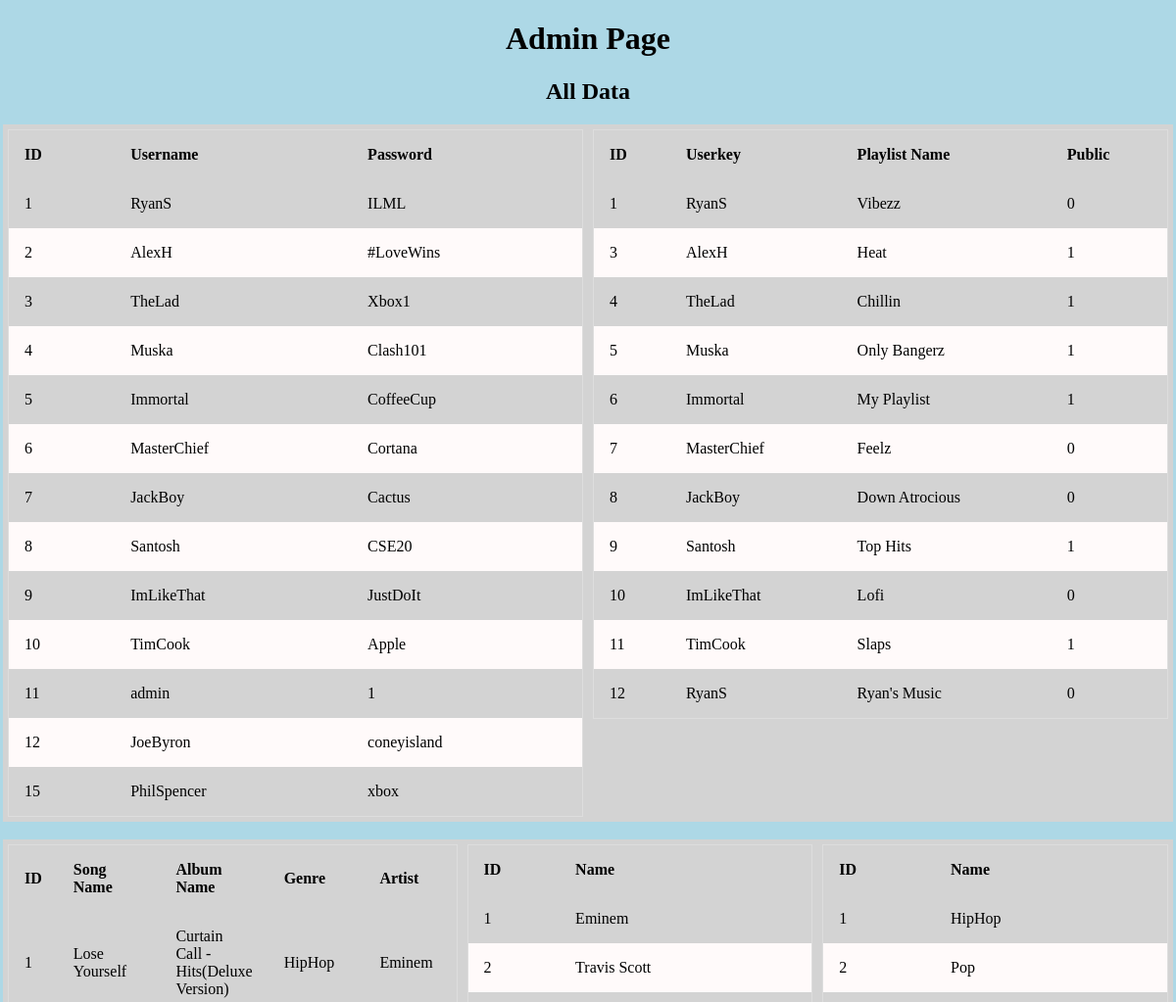
The page /admin (signed in, upper part) on the database as committed earlier.
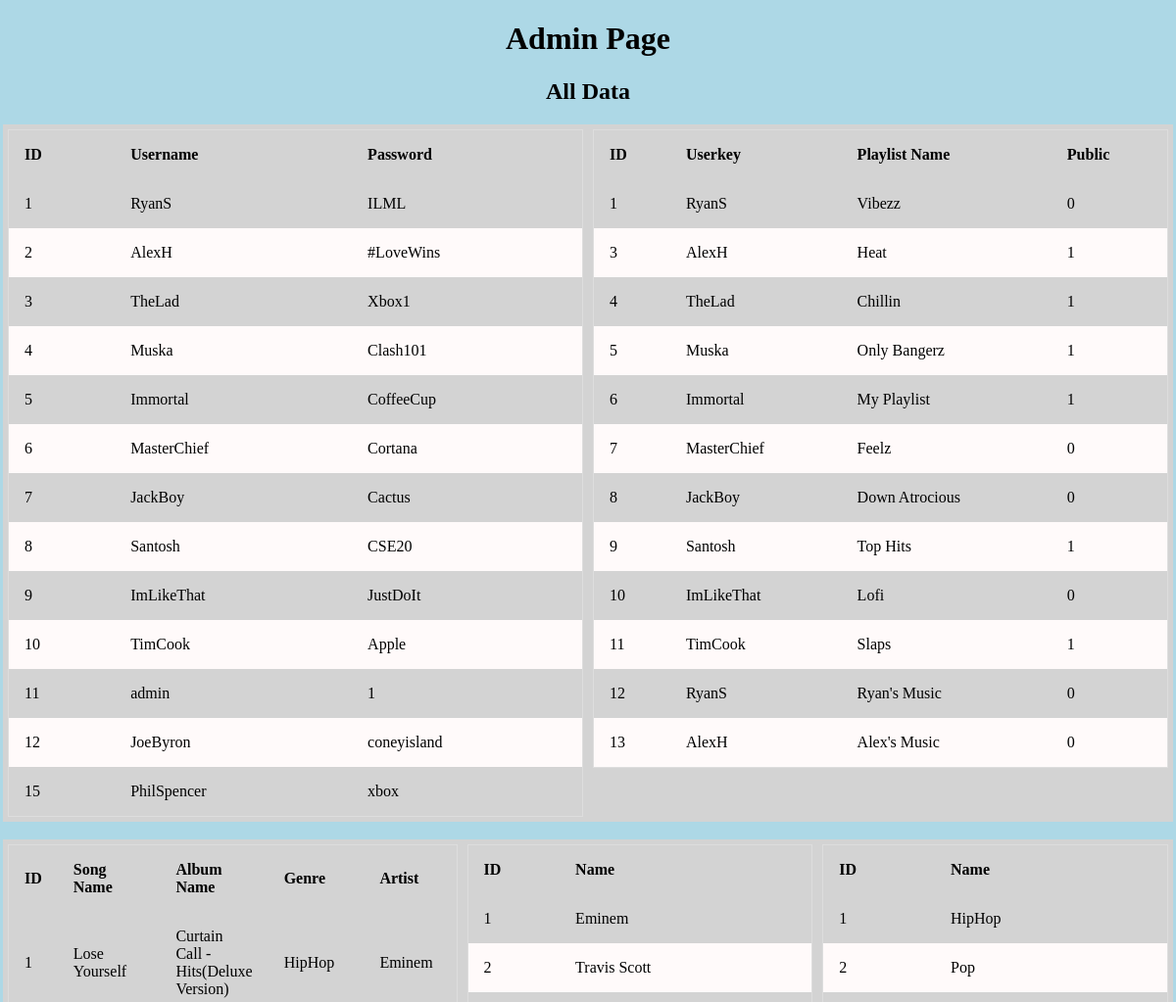
The same page on the database as committed later.
### runner.py (models this page shows, shortened)
class Users(UserMixin, db.Model):
    __tablename__ = "Users"
    id = db.Column(db.Integer, primary_key = True)
    username = db.Column(db.String, nullable = False)
    password = db.Column(db.String, nullable = False)

class Playlists(db.Model):
    __tablename__ = "Playlists"
    id = db.Column(db.Integer, primary_key = True)
    userkey = db.Column(db.Integer, nullable = False)
    name = db.Column(db.String, nullable = False)
    public = db.Column(db.Integer, nullable = False)

class Songs(db.Model):
    __tablename__ = "Songs"
    id = db.Column(db.Integer, primary_key = True)
    name = db.Column(db.String, nullable = False)
    albumkey = db.Column(db.Integer)
    genrekey = db.Column(db.Integer, nullable = False)
    artistkey = db.Column(db.Integer, nullable = False)

class Albums(db.Model):
    __tablename__ = "Albums"
    id = db.Column(db.Integer, primary_key = True)
    name = db.Column(db.String, nullable = False)
    year = db.Column(db.Integer, nullable = False)

class Genres(db.Model):
    __tablename__ = "Genres"
    id = db.Column(db.Integer, primary_key = True)
    name = db.Column(db.String, nullable = False)

class Artists(db.Model):
    __tablename__ = "Artists"
    id = db.Column(db.Integer, primary_key = True)
    name = db.Column(db.String, nullable = False)

### runner.py (the view, shortened to what this page needs)
@app.route("/admin", methods = ["GET", "POST", "PUT", "DELETE"])
@login_required
def admin():
    if request.method == "GET":
        users = Users.query.all()
        albums = Albums.query.all()
        artists = Artists.query.all()
        genres = Genres.query.all()
        playlists = Playlists.query.all()
        usernames_playlists = []
        for row in playlists:
            user = Users.query.filter_by(id = row.userkey).first()
            usernames_playlists.append(user.username)
        songs = Songs.query.all()
        song_albums = []
        song_genres = []
        song_artists = []
        for row in songs:
            album = Albums.query.filter_by(id = row.albumkey).first()
            genre = Genres.query.filter_by(id = row.genrekey).first()
            artist = Artists.query.filter_by(id = row.artistkey).first()
            song_albums.append(album.name)
            song_genres.append(genre.name)
            song_artists.append(artist.name)
        return render_template("admin.html", users = users, artists = artists,
        genres = genres, playlists = playlists, usernames_playlists = usernames_playlists,
        songs = songs, song_albums = song_albums, song_genres = song_genres, song_artists = song_artists)

### runner.py (called while the page is built)
@login_manager.user_loader
def load_user(user_id):
    return Users.query.filter_by(id = user_id).first()

### templates/admin.html (shortened to what this page needs)
<!DOCTYPE html>
<html lang = 'en'>
    <head>
        <link href="static/stylesheet.css" rel="stylesheet">
    </head>
    <body class = "admin">
        <h1 class = "center">Admin Page</h1>
        <h2 class = "center">All Data</h2>
        <div class = "row">
            <div class = "column">
                <table id = "usersTable">
                    <thead>
                        <tr>
                            <th>ID</th>
                            <th>Username</th>
                            <th>Password</th>
                        </tr>
                    </thead>
                    <tbody>
                    {% for user in users %}
                        <tr>
                            <td>{{user.id}}</td>
                            <td>{{user.username}}</td>
                            <td>{{user.password}}</td>
                        </tr>
                    {% endfor %}
                    </tbody>
                </table>
            </div>
            <div class = "column">
                <table id = "playlistsTable">
                    <thead>
                        <tr>
                            <th>ID</th>
                            <th>Userkey</th>
                            <th>Playlist Name</th>
                            <th>Public</th>
                        </tr>
                    </thead>
                    <tbody>
                    {% for playlist in playlists %}
                        <tr>
                            <td>{{playlist.id}}</td>
                            <td>{{usernames_playlists[loop.index - 1]}}</td>
                            <td>{{playlist.name}}</td>
                            <td>{{playlist.public}}</td>
                        </tr>
                    {% endfor %}
                    </tbody>
                </table>
            </div>
        </div>
        <br>
        <div class = "row">
            <div class = "column">
                <table id = "songsTable">
                    <thead>
                        <tr>
                            <th>ID</th>
                            <th>Song Name</th>
                            <th>Album Name</th>
                            <th>Genre</th>
                            <th>Artist</th>
                        </tr>
                    </thead>
                    <tbody>
                    {% for song in songs %}
                        <tr>
                            <td>{{song.id}}</td>
                            <td>{{song.name}}</td>
                            <td>{{song_albums[loop.index - 1]}}</td>
                            <td>{{song_genres[loop.index - 1]}}</td>
                            <td>{{song_artists[loop.index - 1]}}</td>
                        </tr>
                    {% endfor %}
                    </tbody>
                </table>
            </div>
            <div class = "column">
                <table id = "artistsTable">
                    <thead>
                        <tr>
                            <th>ID</th>
                            <th>Name</th>
                        </tr>
                    </thead>
                    <tbody>
                    {% for artist in artists %}
                        <tr>
                            <td>{{artist.id}}</td>
                            <td>{{artist.name}}</td>
                        </tr>
                    {% endfor %}
                    </tbody>
                </table>
            </div>
            <div class = "column">
                <table id = "genresTable">
                    <thead>
                        <tr>
                            <th>ID</th>
                            <th>Name</th>
                        </tr>
                    </thead>
                    <tbody>
                    {% for genre in genres %}
                        <tr>
                            <td>{{genre.id}}</td>
                            <td>{{genre.name}}</td>
                        </tr>
                    {% endfor %}
                    </tbody>
                </table>
            </div>
        </div>
    </body>
</html>

Rows that differ between the two databases and show on the page:
added Playlists: id "13", {{ usernames_playlists[loop.index - 1] }} "AlexH", name "Alex's Music", public "0"
